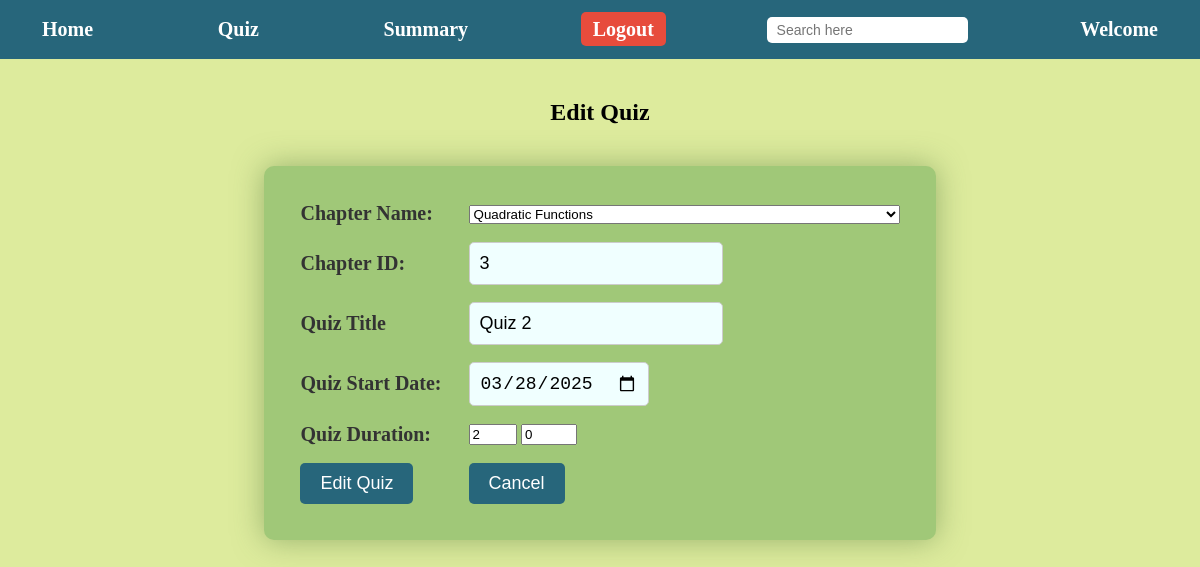
The page /admindb/quiz_dashboard/edit_quiz/2 (signed in) on the database its author committed.
### models.py (models this page shows, shortened)
class Quiz(data.Model):
    __tablename__='quizzes'
    quiz_id=data.Column(data.Integer,primary_key=True)
    quiz_title=data.Column(data.String(200),nullable=False)
    chap_id=data.Column(data.Integer,data.ForeignKey('chap.chap_id'),nullable=False)
    quiz_date=data.Column(data.Date,nullable=False)
    quiz_time=data.Column(data.Integer,nullable=False)
    quiz_score=data.relationship('Scores',backref='Quiz',lazy=True)
    quiz_ques=data.relationship('Questions',backref='Quiz',lazy=True)

class Chapter(data.Model):
    __tablename__='chap'
    chap_id=data.Column(data.Integer,primary_key=True)
    chap_title=data.Column(data.String(200),nullable=False)
    chap_description=data.Column(data.Text,nullable=False)
    chap_quiz=data.relationship('Quiz',backref='Chapter',lazy=True)
    sub_id=data.Column(data.Integer,data.ForeignKey('sub.sub_id'),nullable=False)

### app.py (the view, shortened to what this page needs)
@application.route('/admindb/quiz_dashboard/edit_quiz/<int:quiz_id>',methods=['GET','POST'])
def edit_quiz(quiz_id):
    if 'admin' not in session:
        flash('Please Login To Edit A Quiz','error')
        return redirect("url_for('Admin_Login')")
    quiz=Quiz.query.get_or_404(quiz_id)
    chapters=Chapter.query.all()
    return render_template('quiz_creation.html',action="Edit",chapters=chapters,quiz_title=quiz.quiz_title,quiz=quiz,request_path=request.path)

### templates/quiz_creation.html (shortened to what this page needs)
{% extends 'index.html' %}
{% block navbar %}
{% include "admin-navbar.html" %}
{% endblock %}
{% block content %}
<center>
    <h2>{{ action }} Quiz </h2>
    <form method="POST">
            <table id="quiz-creation-container">
                <td><label for="quiz_chap_name">Chapter Name:</label></td>
                <td><select name="quiz_chap_name" id="quiz_chap_name">
                        {% for chapter in chapters %}
                        <option value="{{ chapter.chap_id }}" {% if quiz and quiz.chap_id==chapter.chap_id %}selected{%
                            endif %} data-id="{{ chapter.chap_id }}">
                            {{ chapter.chap_title }}
                        </option>
                        {% endfor %}
                    </select>
                </td>
                <tr>
                    <td><label for="quiz_chap_id">Chapter ID:</label></td>
                    <td><input type="text" name="quiz_chap_id" id="quiz_chap_id"
                            value="{{ quiz.chap_id if quiz else chapters[0].chap_id  }}" readonly required>
                    </td>
                </tr>
                <tr>
                    <td><label for="quiz_title">Quiz Title</label></td>
                    <td><input type="text" name="quiz_title" id="quiz_title"
                            value="{{ quiz.quiz_title if quiz else quiz_title }}" readonly required></td>
                </tr>
                <tr>
                    <td><label for="quiz_date">Quiz Start Date:</label></td>
                    <td><input type="date" name="quiz_date" id="quiz_date" value="{{ quiz.quiz_date if quiz else '' }}" required>
                    </td>
                </tr>
                <tr>
                    <td><label for="quiz_duration_hours">Quiz Duration:</label></td>
                    <td><input type="number" name="quiz_duration_hours" id="quiz_duration_hours" min="0" max="3"
                            value="{{ quiz.quiz_time//60 if quiz else '' }}" placeholder="Hours" required>
                        <input type="number" name="quiz_duration_minute" id="quiz_duration_minute" min="0" max="59"
                            value="{{ quiz.quiz_time%60 if quiz else '' }}" placeholder="Minutes" required>
                    </td>
                </tr>
                <tr>
                    <td><input type="submit" value="{{ action }} Quiz"></td>
                    <td><a href="{{ url_for('quiz_dashboard') }}"><button type="button">Cancel</button></a></td>
                </tr>
            </table>
    </form>
</center>
{% endblock %}

### static/style.css (style rules this page uses)
#index-page { background-color: #DDEB9D; margin: 0; padding: 0; }
#index-page center { display: flex; flex-direction: column; align-items: center; justify-content: center; height: auto; padding: 20px; }
#index-page table { width: 100%; display: flex; justify-content: center; align-items: center; max-width: 600px; margin: 20px auto; border-spacing: 15px; background-color: #A0C878; padding: 20px; border-radius: 10px; box-shadow: 0 0 30px rgba(80, 120, 60, 0.5); }
#index-page input[type="text"], #index-page input[type="email"], #index-page input[type="password"], #index-page input[type="date"], #inex-page textarea, #index-page button[type="submit"], #index-page button { background-color: azure; padding: 10px; border: 1px solid #ccc; border-radius: 5px; font-size: 1em; box-sizing: border-box; }
#index-page input[type="text"]:hover, #index-page input[type="email"]:hover, #index-page input[type="password"]:hover, #index-page input[type="date"]:hover, #index-page button[type="submit"]:hover, #index-page button, #inex-page textarea { padding: 10px; border: 1px solid grey; border-radius: 5px; font-size: 1em; box-sizing: border-box; }
#index-page input[type="submit"], #index-page input[type="button"], #index-page button[type="button"], #index-page input[type="reset"], #index-page button[type="submit"], #index-page button[type="button"], #index-page button { width: auto; padding: 10px 20px; background-color: #27667B; color: white; font-size: 1em; border: none; border-radius: 5px; cursor: pointer; transition: background-color 0.3s; }
#index-page label { margin-right: 10px; font-size: 20px; color: #333; font-weight: bold; }
#index-page td { width: 100%; text-align: left; font-size: 18px; }
#quiz-creation-container { width: 100%; max-width: 900% !important; }

### rows shown on the page
Quiz: quiz_chap_name "Quadratic Functions", quiz_chap_id "3", quiz_title "Quiz 2", quiz_date "03/28/2025", quiz_duration_hours "2", quiz_duration_minute "0"

### other values the page prints
{{ action }} "Edit"
